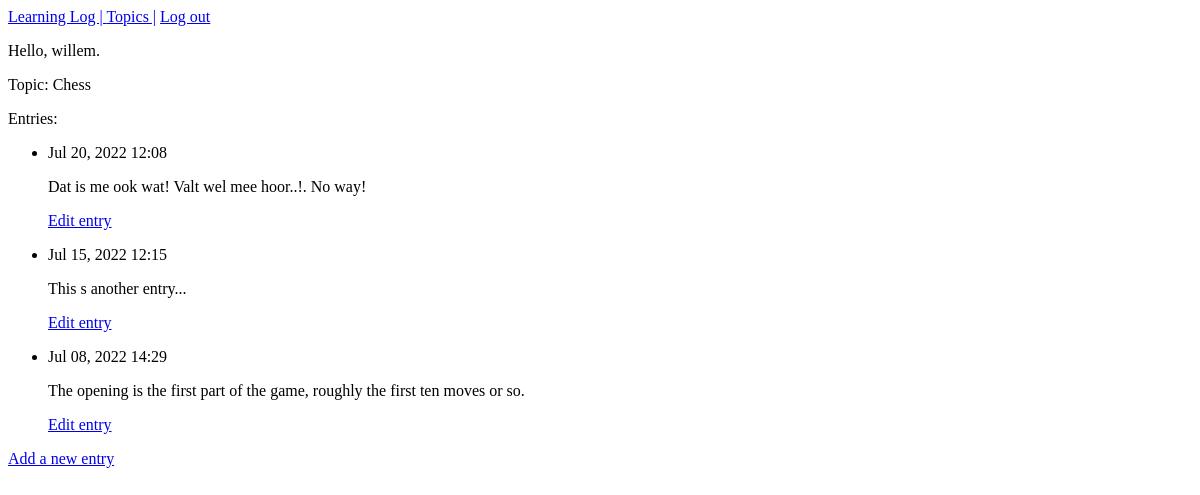
Page /topics/1 (signed in) on the earlier database version.
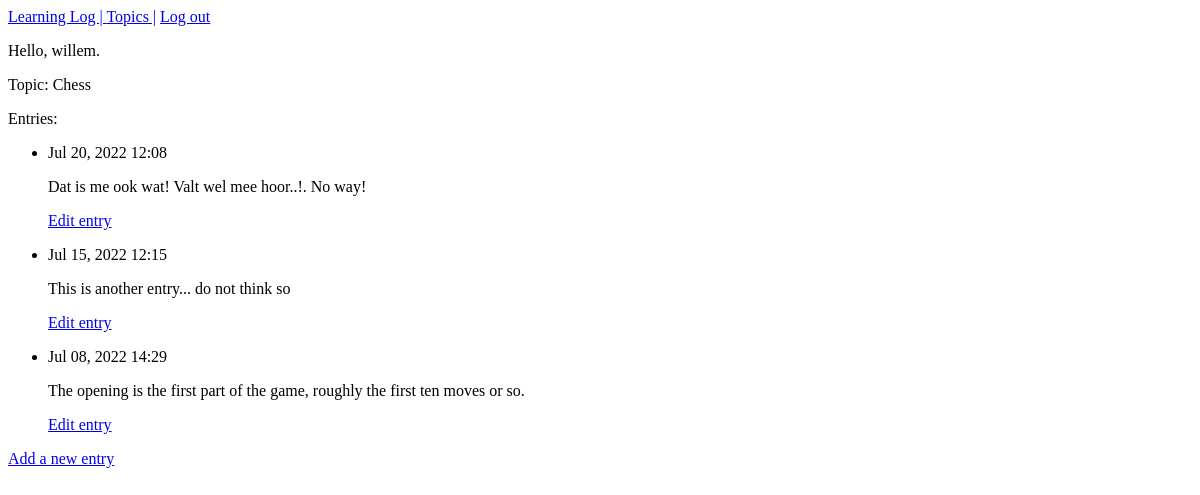
Same page on the later database version.
### learning_logs/models.py (models this page shows, shortened)
class Entry(models.Model):
    topic = models.ForeignKey(Topic, on_delete=models.DO_NOTHING)
    text = models.TextField()
    date_added = models.DateTimeField(auto_now_add=True)
    class Meta:
        verbose_name_plural = 'entries'

### learning_logs/views.py (the view)
# urls.py: url(r'^topics/(?P<topic_id>\d+)',  views.topic, name='topic'),
@login_required
def topic(request, topic_id):
    topic = Topic.objects.get(id=topic_id)
    if topic.owner != request.user:
        raise Http404
    entries = topic.entry_set.order_by('-date_added')
    context = {'topic': topic, 'entries': entries}
    return render(request,'learning_logs/topic.html', context)

### learning_logs/models.py (called while the page is built)
    def __str__(self):
        return self.text

### learning_logs/templates/learning_logs/topic.html
{% extends "learning_logs/base.html" %}
{% block content %}
  <p> Topic: {{ topic }}</p>
  <p>Entries:</p>
  <ul>
    {% for entry in entries %}
      <li>
        <p>{{ entry.date_added|date:'M d, Y H:i' }}</p>
        <p>{{ entry.text|linebreaks }}</p>
      </li>
      <p><a href="{% url 'learning_logs:edit_entry' entry.id %}">Edit entry</a></p>
    {% empty %}
      <li>There are no entries for this topic yet.</li>
    {% endfor %}
  </ul>
  <p>
    <a href="{% url 'learning_logs:new_entry' topic.id%}">Add a new entry</a>
  </p>
{% endblock content %}

Differences in the rows shown:
changed Entry: text "This s another entry..." → "This is another entry... do not think so"
